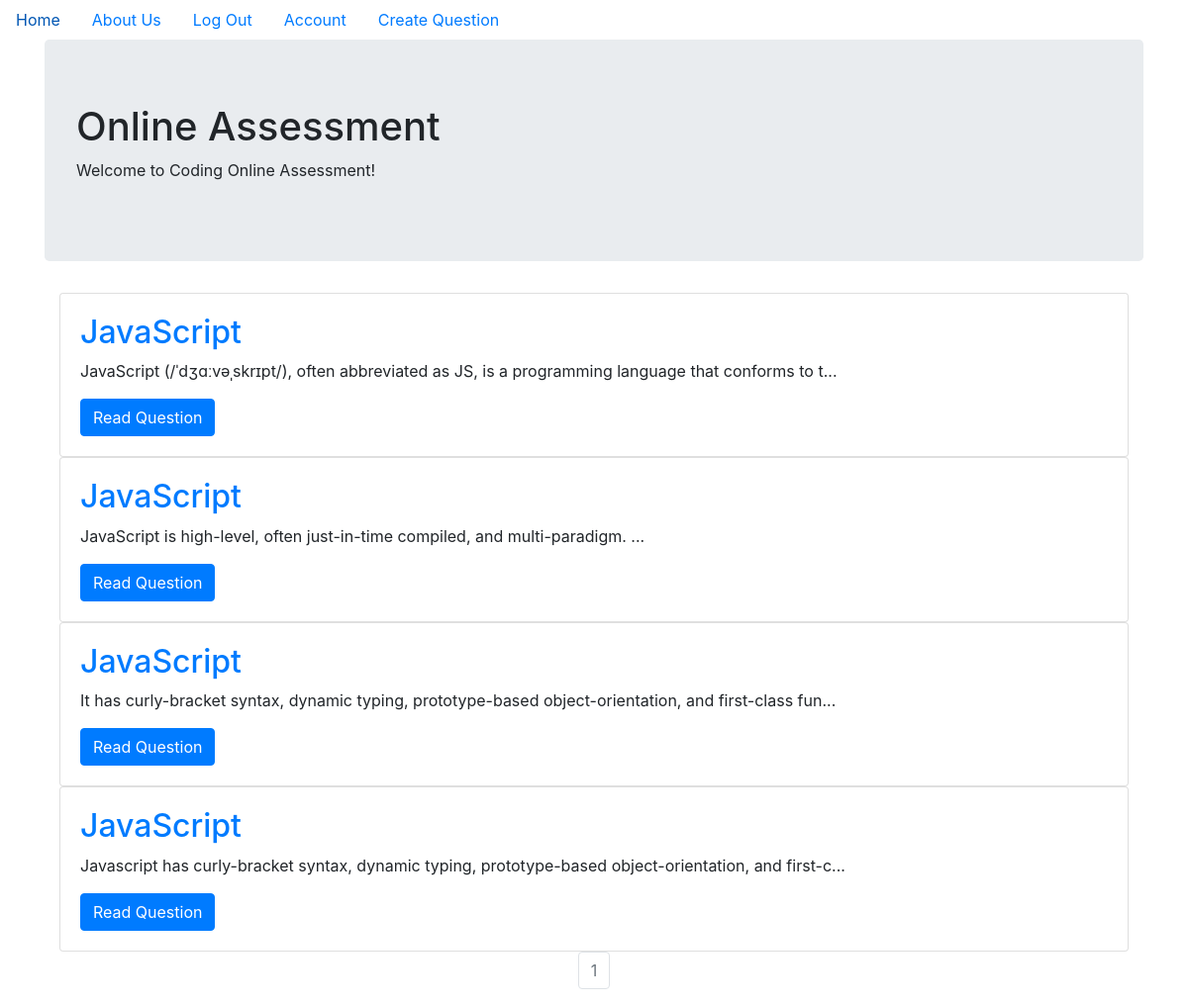
The page / (signed in) on the database its author committed.
### OnlineAssessment/models.py (models this page shows, shortened)
class Question(db.Model):
    __tablename__ = 'questions'
    id = db.Column(db.Integer, primary_key=True)
    title = db.Column(db.String(140), nullable=False)
    content = db.Column(db.String(140), nullable=False)
    answers = db.relationship('Answer', backref='question', lazy=True)
    correct_answer = db.Column(db.String(140), nullable=False)

### OnlineAssessment/core/views.py (the view)
@core.route('/')
def index():
    page = request.args.get('page', 1, type=int)
    questions = Question.query.paginate(page=page, per_page=5)
    tests = Test.query.filter_by(user_id=current_user.id).all()
    answers = Answer.query.filter_by(user_id=current_user.id).all()
    return render_template('index.html', questions=questions, tests=tests, answers=answers)

### OnlineAssessment/models.py (called while the page is built)
@login_manager.user_loader
def load_user(user_id):
    return User.query.get(user_id)

### OnlineAssessment/templates/index.html (shortened to what this page needs)
{% extends "base.html" %}
{% block content %}
<div class="jumbotron">
  <h1>Online Assessment</h1>
  <p>Welcome to Coding Online Assessment!</p>
</div>
<div class="container">
  {% if current_user.is_authenticated %}
  {% if current_user.role == 'ADMIN' %}
  {% for question in questions.items %}
  <div class="card">
    <div class="card-body">
      <h2><a class="card-title"
          href="{{ url_for('questions.question', question_id=question.id) }}">{{ question.title }}</a>
      </h2>
      <p class="card-text">{{ question.content[:100] }}...</p>
      <a href="{{ url_for('questions.question', question_id=question.id) }}" class="btn btn-primary">Read
        Question</a>
    </div>
  </div>
  {% endfor %}
  <nav aria-label="Page navigation example">
    <ul class="pagination justify-content-center">
      {% for page_num in questions.iter_pages(left_edge=1, right_edge=1, left_current=1, right_current=2) %}
      {% if questions.page == page_num %}
      <li class="page-item disabled">
        <a class="page-link" href="{{ url_for('core.index', page=page_num) }}">{{ page_num }}</a></li>
      {% else %}
      <li class="page-item"><a class="page-link" href="{{ url_for('core.index', page=page_num) }}">{{ page_num }}</a>
      </li>
      {% endif %}
      {% endfor %}
    </ul>
  </nav>
  {% endif %}
  {% endif %}
</div>
{% endblock %}

### rows shown on the page
Question: title "JavaScript", content "JavaScript (/ˈdʒɑːvəˌskrɪpt/), often abbreviated as JS, is a programming language that conforms to t"
Question: title "JavaScript", content "JavaScript is high-level, often just-in-time compiled, and multi-paradigm."
Question: title "JavaScript", content "It has curly-bracket syntax, dynamic typing, prototype-based object-orientation, and first-class fun"
Question: title "JavaScript", content "Javascript has curly-bracket syntax, dynamic typing, prototype-based object-orientation, and first-c"

### other values the page prints
{{ page_num }} "1"
